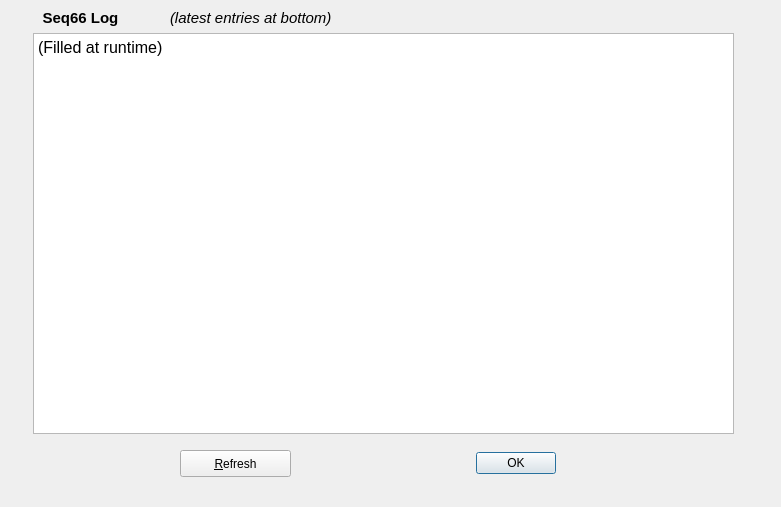
<?xml version="1.0" encoding="UTF-8"?>
<ui version="4.0">
 <class>qslogview</class>
 <widget class="QDialog" name="qslogview">
  <property name="geometry">
   <rect>
    <x>0</x>
    <y>0</y>
    <width>781</width>
    <height>507</height>
   </rect>
  </property>
  <property name="windowTitle">
   <string>Keystroke Summaries</string>
  </property>
  <widget class="QTextBrowser" name="textBrowser">
   <property name="geometry">
    <rect>
     <x>33</x>
     <y>33</y>
     <width>701</width>
     <height>401</height>
    </rect>
   </property>
   <property name="html">
    <string>&lt;!DOCTYPE HTML PUBLIC &quot;-//W3C//DTD HTML 4.0//EN&quot; &quot;http://www.w3.org/TR/REC-html40/strict.dtd&quot;&gt;
&lt;html&gt;&lt;head&gt;&lt;meta name=&quot;qrichtext&quot; content=&quot;1&quot; /&gt;&lt;meta charset=&quot;utf-8&quot; /&gt;&lt;style type=&quot;text/css&quot;&gt;
p, li { white-space: pre-wrap; }
hr { height: 1px; border-width: 0; }
li.unchecked::marker { content: &quot;\2610&quot;; }
li.checked::marker { content: &quot;\2612&quot;; }
&lt;/style&gt;&lt;/head&gt;&lt;body style=&quot; font-family:'DejaVu LGC Sans'; font-size:12pt; font-weight:400; font-style:normal;&quot;&gt;
&lt;p style=&quot; margin-top:0px; margin-bottom:0px; margin-left:0px; margin-right:0px; -qt-block-indent:0; text-indent:0px;&quot;&gt;&lt;span style=&quot; font-family:'Noto Sans';&quot;&gt;(Filled at runtime)&lt;/span&gt;&lt;/p&gt;&lt;/body&gt;&lt;/html&gt;</string>
   </property>
   <property name="openLinks">
    <bool>false</bool>
   </property>
  </widget>
  <widget class="QDialogButtonBox" name="buttonBox">
   <property name="geometry">
    <rect>
     <x>460</x>
     <y>450</y>
     <width>111</width>
     <height>27</height>
    </rect>
   </property>
   <property name="maximumSize">
    <size>
     <width>200</width>
     <height>16777215</height>
    </size>
   </property>
   <property name="orientation">
    <enum>Qt::Orientation::Horizontal</enum>
   </property>
   <property name="standardButtons">
    <set>QDialogButtonBox::StandardButton::Ok</set>
   </property>
   <property name="centerButtons">
    <bool>true</bool>
   </property>
  </widget>
  <widget class="QLabel" name="panelLabel">
   <property name="geometry">
    <rect>
     <x>30</x>
     <y>9</y>
     <width>101</width>
     <height>18</height>
    </rect>
   </property>
   <property name="font">
    <font>
     <pointsize>11</pointsize>
     <bold>true</bold>
    </font>
   </property>
   <property name="text">
    <string>Seq66 Log</string>
   </property>
   <property name="alignment">
    <set>Qt::AlignmentFlag::AlignCenter</set>
   </property>
  </widget>
  <widget class="QPushButton" name="buttonRefresh">
   <property name="geometry">
    <rect>
     <x>180</x>
     <y>450</y>
     <width>111</width>
     <height>27</height>
    </rect>
   </property>
   <property name="maximumSize">
    <size>
     <width>200</width>
     <height>16777215</height>
    </size>
   </property>
   <property name="text">
    <string>&amp;Refresh</string>
   </property>
  </widget>
  <widget class="QLabel" name="label">
   <property name="geometry">
    <rect>
     <x>170</x>
     <y>8</y>
     <width>291</width>
     <height>19</height>
    </rect>
   </property>
   <property name="font">
    <font>
     <pointsize>11</pointsize>
     <italic>true</italic>
    </font>
   </property>
   <property name="text">
    <string>(latest entries at bottom)</string>
   </property>
  </widget>
 </widget>
 <tabstops>
  <tabstop>textBrowser</tabstop>
 </tabstops>
 <resources/>
 <connections>
  <connection>
   <sender>buttonBox</sender>
   <signal>accepted()</signal>
   <receiver>qslogview</receiver>
   <slot>accept()</slot>
   <hints>
    <hint type="sourcelabel">
     <x>248</x>
     <y>254</y>
    </hint>
    <hint type="destinationlabel">
     <x>157</x>
     <y>274</y>
    </hint>
   </hints>
  </connection>
  <connection>
   <sender>buttonBox</sender>
   <signal>rejected()</signal>
   <receiver>qslogview</receiver>
   <slot>reject()</slot>
   <hints>
    <hint type="sourcelabel">
     <x>316</x>
     <y>260</y>
    </hint>
    <hint type="destinationlabel">
     <x>286</x>
     <y>274</y>
    </hint>
   </hints>
  </connection>
 </connections>
</ui>
